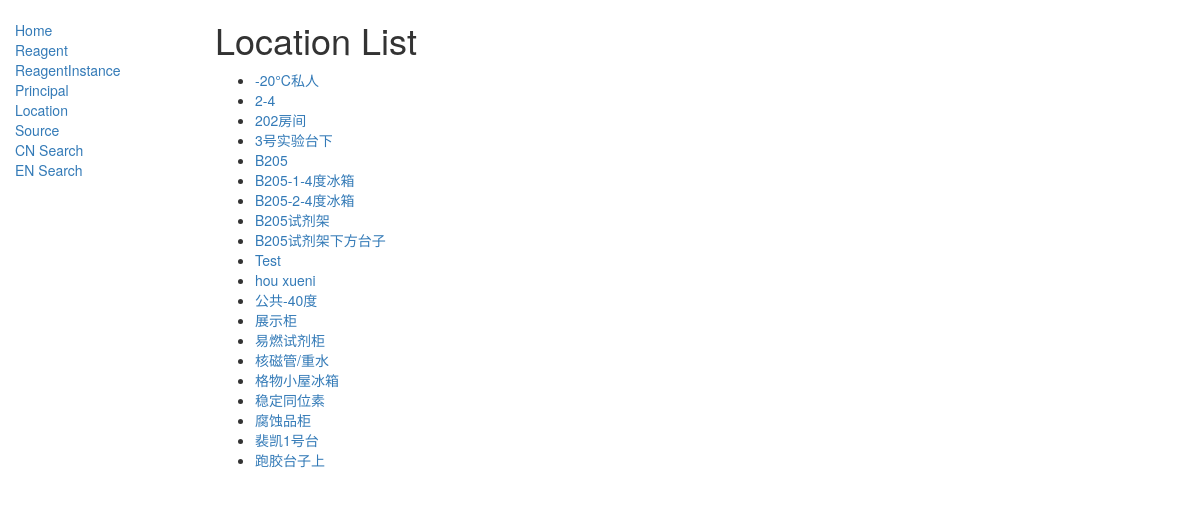
/catalog/location/, run on the app's committed database.
### catalog/models.py (models this page shows, shortened)
class Location(models.Model):
    name = models.CharField(
        max_length=200,
        help_text=
        "Enter a Location (e.g. B205-4°C-Refrigerator, B205-Table1-Lowbox)")
    class Meta:
        ordering = ['name']
    def get_absolute_url(self):
        return reverse('location-detail', args=[str(self.id)])

### catalog/views.py (the view)
# urls.py: path('location/', views.LocationListView.as_view(), name='location'),
class LocationListView(generic.ListView):
    model = Location
    paginate_by = 30

### catalog/templates/catalog/location_list.html
{% extends "base_generic.html" %}
{% block content %}
<h1>Location List</h1>
{% if location_list %}
<ul>
    {% for location in location_list %}
    <li>
        <a href="{{ location.get_absolute_url }}">{{ location.name }}</a>
    </li>
    {% endfor %}
</ul>
{% else %}
<p>There are no location in the database.</p>
{% endif %}
{% endblock %}

### data on the page
Location: name "-20°C私人"
Location: name "2-4"
Location: name "202房间"
Location: name "3号实验台下"
Location: name "B205"
Location: name "B205-1-4度冰箱"
Location: name "B205-2-4度冰箱"
Location: name "B205试剂架"
Location: name "B205试剂架下方台子"
Location: name "Test"
Location: name "hou xueni"
Location: name "公共-40度"
Location: name "展示柜"
Location: name "易燃试剂柜"
Location: name "核磁管/重水"
Location: name "格物小屋冰箱"
Location: name "稳定同位素"
Location: name "腐蚀品柜"
Location: name "裴凯1号台"
Location: name "跑胶台子上"
